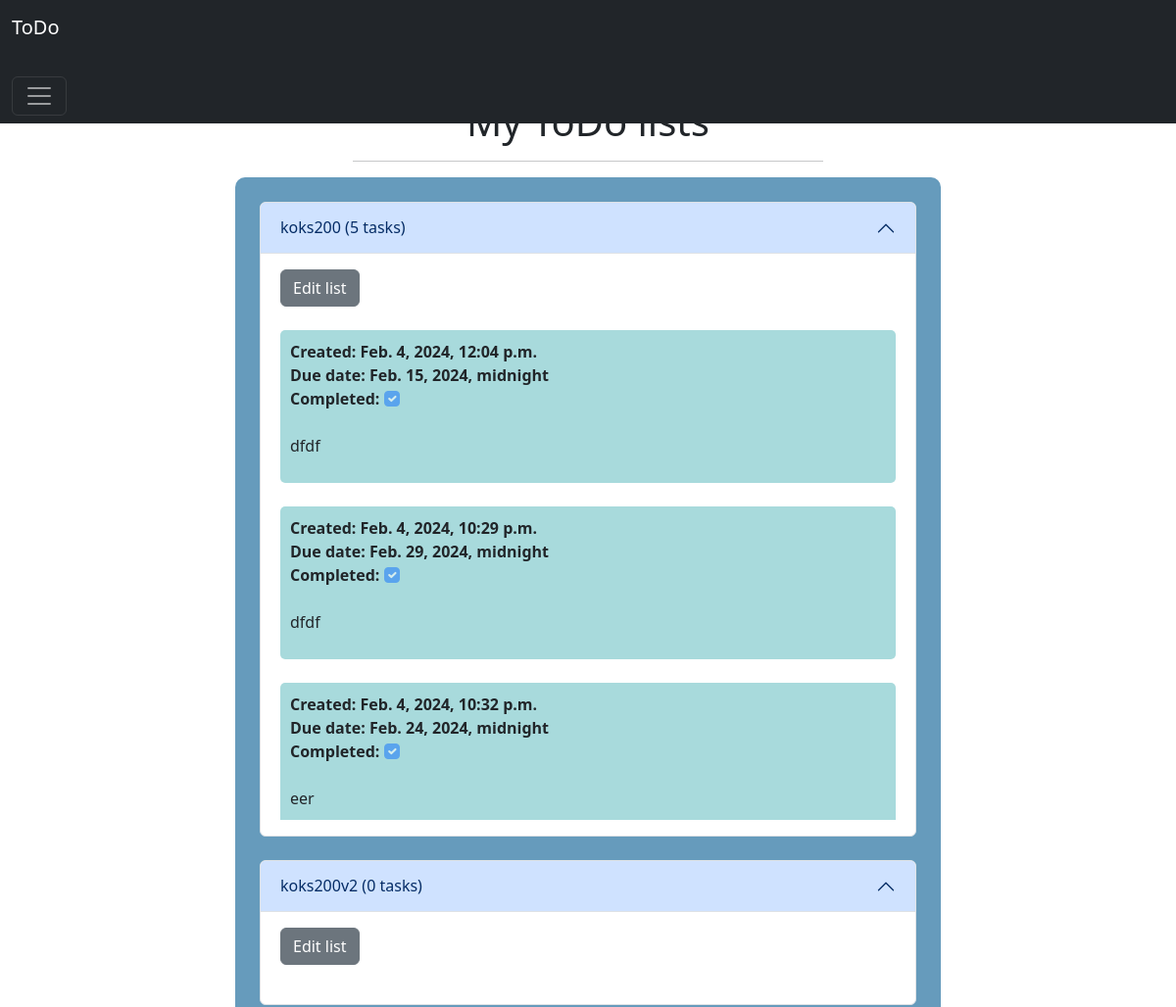
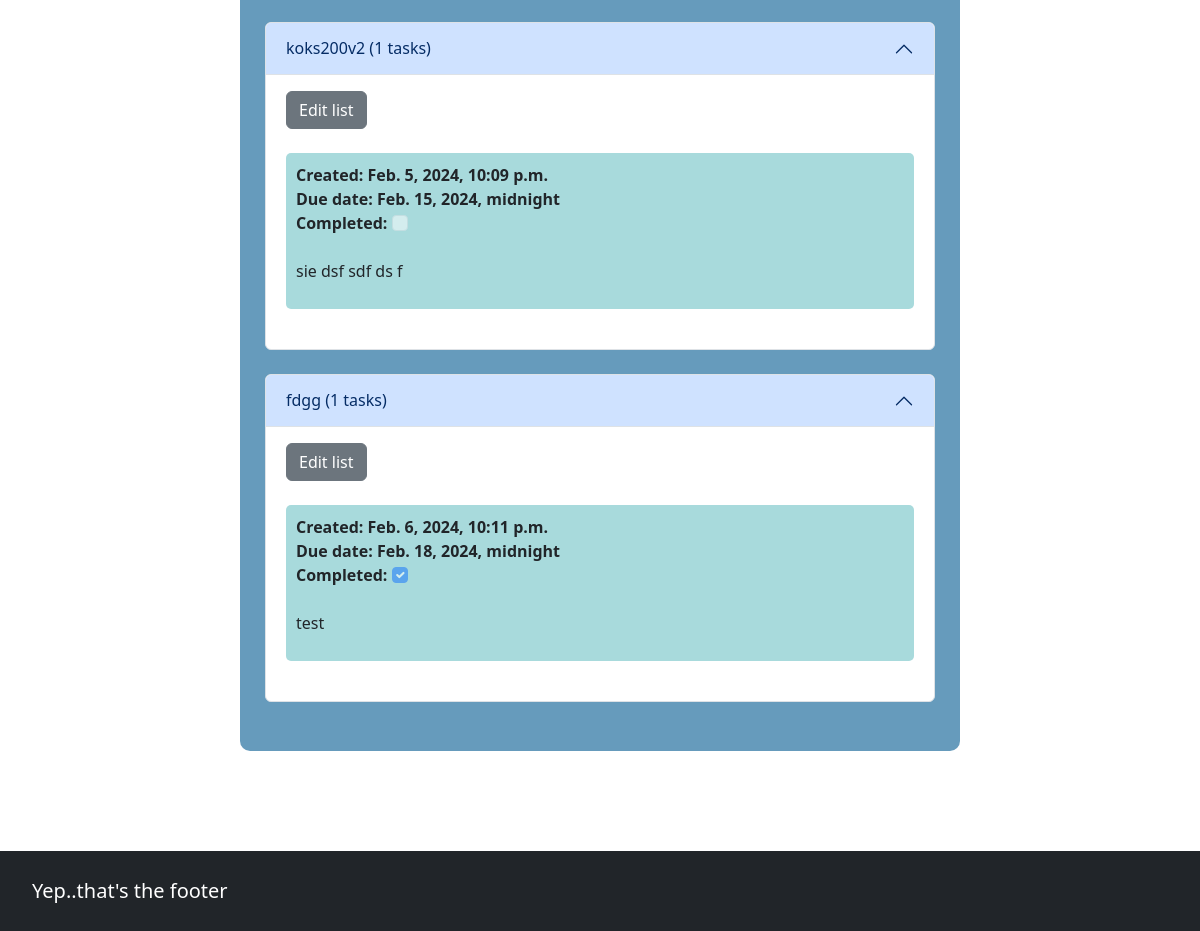
/my_lists/ (signed in), run on the app's committed database (2 pictures, top to bottom).
### Testapp/models.py (models this page shows, shortened)
class ToDoList(models.Model):
    user = models.ForeignKey(User, on_delete=models.CASCADE, related_name="todolist", null=True)
    name = models.CharField(max_length=200)

class Item(models.Model):
    todolist = models.ForeignKey(ToDoList, on_delete=models.CASCADE)
    text = models.CharField(max_length=500)
    completed = models.BooleanField()
    creation_date = models.DateTimeField(default=timezone.now, editable=False)
    end_date = models.DateTimeField(default=timezone.now)

### Testapp/views.py (the view)
# urls.py: path("my_lists/", views.my_lists, name="my_lists"),
@login_required()
def my_lists(response):
    return render(response, "mylists.html", {})

### Testapp/templates/mylists.html (shortened to what this page needs)
{% extends 'base.html' %}
{% block content %}
    <div align="center" style="margin-top: 100px;">
        <h1>My ToDo lists</h1>
        <hr style="width:40%">
        <div style="width:60%;background-color:#669bbc;min-height:700px;border-radius:10px;padding: 25px;">
            {% if not user.todolist.all %}
                <h2>You have no lists yet, you can create them <a href="/create">here</a></h2>
            {% else %}
                {% for td in user.todolist.all %}
                    <div class="accordion" id="accordionExample">
                      <div class="accordion-item">
                        <h2 class="accordion-header" id="headingOne">
                          <button class="accordion-button" type="button" data-bs-toggle="collapse" data-bs-target="#collapse{{ td.id }}" aria-expanded="true" aria-controls="collapseOne">
                            {{ td.name }} ({{ td.item_set.all | length }} tasks)
                          </button>
                        </h2>
                        <div id="collapse{{ td.id }}" class="accordion-collapse collapse show" aria-labelledby="headingOne" data-bs-parent="#accordionExample">
                          <div class="accordion-body" style="text-align: left;">
                              <a href="/list/{{ td.id }}"><button type="button" class="btn btn-secondary">Edit list</button></a>
                              <br>
                              <br>
                              <div style="overflow: auto;max-height:500px;">
                                  {% if td.item_set.all %}
                                      {% for it in td.item_set.all %}
                                        <div style="padding: 10px;border-radius:5px;background-color:#a8dadc;">
                                            <strong>Created: {{ it.creation_date }}</strong>
                                            <br>
                                            <strong>Due date: {{ it.end_date }}</strong>
                                            <br>
                                            {% if it.completed == True %}
                                                <strong>Completed:</strong> <input class="form-check-input" type="checkbox" value="clicked" name="c{{it.id}}" checked disabled>
                                            {% else %}
                                                <strong>Completed:</strong> <input class="form-check-input" type="checkbox" value="clicked" name="c{{it.id}}" disabled>
                                            {% endif %}
                                            <br>
                                            <br>
                                            <p>{{ it.text }}</p>
                                        </div>
                                        <br>
                                      {% endfor %}
                                  {% endif %}
                              </div>
                          </div>
                        </div>
                      </div>
                    </div>
                    <br>
                {% endfor %}
            {% endif %}
        </div>
    </div>
{% endblock %}

### Testapp/templates/base.html (shortened to what this page needs)
<!DOCTYPE html>
<html lang="en">
<head>
    <link href="https://cdn.jsdelivr.net/npm/bootstrap@5.3.2/dist/css/bootstrap.min.css" rel="stylesheet">
</head>
<body>
    <nav class="navbar navbar-dark bg-dark fixed-top">
      <div class="container-fluid">
        <a class="navbar-brand" href="/home">ToDo</a>
        <button class="navbar-toggler" type="button" data-bs-toggle="offcanvas" data-bs-target="#offcanvasNavbar" aria-controls="offcanvasNavbar" aria-label="Toggle navigation">
          <span class="navbar-toggler-icon"></span>
        </button>
      </div>
    </nav>
    <div id="content" name="content" style="min-height: 100vh;display: flex;flex-direction: column;">
        {% block content %}
        {% endblock %}
    </div>
    <nav class="navbar navbar-dark bg-dark" style="margin-top:100px;padding: 20px;">
        <div class="container-fluid">
            <a class="navbar-brand">Yep..that's the footer</a>
        </div>
    </nav>
</body>
</html>

### data on the page
ToDoList: name "koks200", item_set.all|length "5"
Item: creation_date "Feb. 4, 2024, 12:04 p.m.", end_date "Feb. 15, 2024, midnight", text "dfdf"
Item: creation_date "Feb. 4, 2024, 10:29 p.m.", end_date "Feb. 29, 2024, midnight", text "dfdf"
Item: creation_date "Feb. 4, 2024, 10:32 p.m.", end_date "Feb. 24, 2024, midnight", text "eer"
ToDoList: name "koks200v2", item_set.all|length "0"
ToDoList: name "koks200v2", item_set.all|length "1"
Item: creation_date "Feb. 5, 2024, 10:09 p.m.", end_date "Feb. 15, 2024, midnight", text "sie dsf sdf ds f"
ToDoList: name "fdgg", item_set.all|length "1"
Item: creation_date "Feb. 6, 2024, 10:11 p.m.", end_date "Feb. 18, 2024, midnight", text "test"
